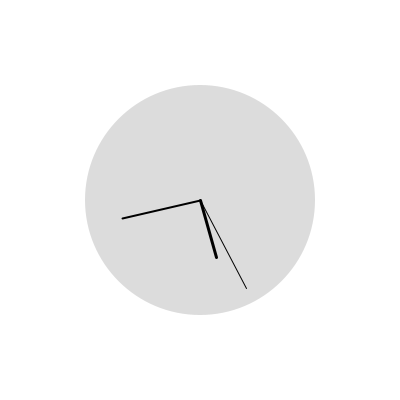
Frame 1 (no input)
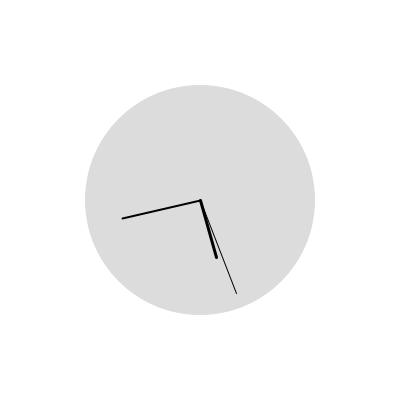
Frame 60 (the mouse pressed at the canvas centre just before this capture)
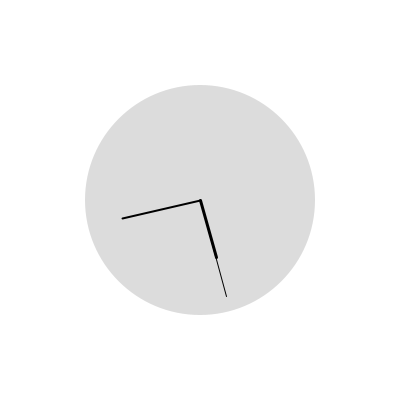
Frame 120 (the mouse held since frame 60 and released just before this capture)

The Processing sketch that drew these frames (run headless with seeded random() and noise(); from frame 60 on, the mouse is pressed at the canvas centre):

// Processing sketch: midterm_06_design_errors
// ── midterm_06_design_errors.pde
// QUESTION 6 -
// map() the values properly so that the clock hands are displayed at the correct angle

float seconds;
float minutes;
float hours;

void setup() {
  size(400,400);
}

void draw() {
  background(255);
  
  fill(220);
  noStroke();
  ellipse(width/2, height/2, 230, 230);
  
  // these are the values that need mapping
  seconds = second();
  minutes = minute();
  hours = hour();
  
  seconds = map(seconds,0,59,0,360);
  minutes = map(minutes,0,59,0,360);
  
  hours = hours%12;
  hours = map(hours,0,11,0,360);
  
  
  stroke(0);
  pushMatrix();
  translate(width/2, height/2);
  rotate(radians(seconds));
  strokeWeight(1);
  line(0, 0, 0, -100);
  popMatrix();
  
  pushMatrix();
  translate(width/2, height/2);
  rotate(radians(minutes));
  strokeWeight(2);
  line(0, 0, 0, -80);
  popMatrix();
  
  pushMatrix();
  translate(width/2, height/2);
  rotate(radians(hours));
  strokeWeight(3);
  line(0, 0, 0, -60);
  popMatrix();
}
